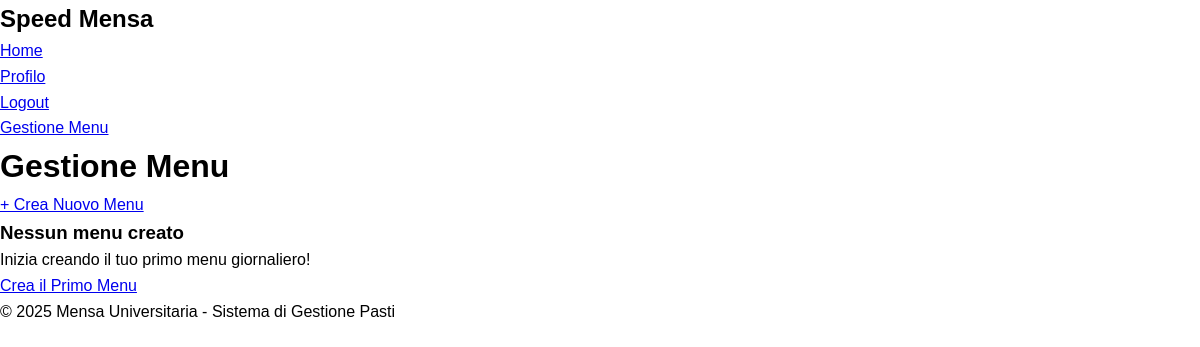
/gestore/menu (signed in), run on an earlier commit of the app's database.
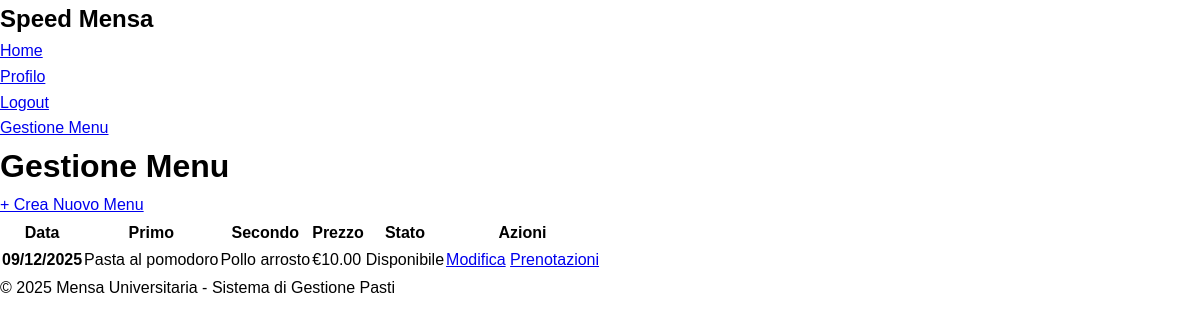
And on a later commit of the database.
### app/models.py (models this page shows, shortened)
class MenuGiornaliero(db.Model):
    id: so.Mapped[int] = so.mapped_column(primary_key=True)
    data: so.Mapped[date] = so.mapped_column(sa.Date, index=True, unique=True)
    primo: so.Mapped[str] = so.mapped_column(sa.String(200))
    secondo: so.Mapped[str] = so.mapped_column(sa.String(200))
    contorno: so.Mapped[str] = so.mapped_column(sa.String(200))
    frutta: so.Mapped[Optional[str]] = so.mapped_column(sa.String(200))
    dolce: so.Mapped[Optional[str]] = so.mapped_column(sa.String(200))
    prezzo: so.Mapped[float] = so.mapped_column(default=5.0)
    disponibile: so.Mapped[bool] = so.mapped_column(default=True)
    gestore_id: so.Mapped[int] = so.mapped_column(sa.ForeignKey(User.id), index=True)
    created_at: so.Mapped[datetime] = so.mapped_column(default=lambda: datetime.now(timezone.utc))
    gestore: so.Mapped[User] = so.relationship(back_populates='menu_creati')
    prenotazioni: so.WriteOnlyMapped['Prenotazione'] = so.relationship(back_populates='menu')

### app/routes.py (the view)
@app.route('/gestore/menu')
@login_required
@gestore_required
def gestore_menu():
    menu_query = sa.select(MenuGiornaliero).where(
        MenuGiornaliero.gestore_id == current_user.id
    ).order_by(MenuGiornaliero.data.desc())
    menu_list = db.session.scalars(menu_query).all()
    return render_template('gestore/menu_list.html', title='I Miei Menu', menu_list=menu_list)

### app/models.py (called while the page is built)
@login.user_loader
def load_user(id):
    return db.session.get(User, int(id))

### app/routes.py (called while the page is built)
def gestore_required(f):
    @wraps(f)
    def decorated_function(*args, **kwargs):
        if not current_user.is_authenticated or not current_user.is_gestore:
            flash('Devi essere un gestore per accedere a questa pagina.')
            return redirect(url_for('index'))
        return f(*args, **kwargs)
    return decorated_function

### app/templates/gestore/menu_list.html
{% extends "base.html" %} {% block content %}
<div class="header-section">
  <h1>Gestione Menu</h1>
  <a href="{{ url_for('crea_menu') }}" class="btn btn-success"
    >+ Crea Nuovo Menu</a
  >
</div>
{% if menu_list %}
<div class="menu-table">
  <table>
    <thead>
      <tr>
        <th>Data</th>
        <th>Primo</th>
        <th>Secondo</th>
        <th>Prezzo</th>
        <th>Stato</th>
        <th>Azioni</th>
      </tr>
    </thead>
    <tbody>
      {% for menu in menu_list %}
      <tr>
        <td><strong>{{ menu.data.strftime('%d/%m/%Y') }}</strong></td>
        <td>{{ menu.primo }}</td>
        <td>{{ menu.secondo }}</td>
        <td>€{{ "%.2f"|format(menu.prezzo) }}</td>
        <td>
          {% if menu.disponibile %}
          <span class="status-badge status-disponibile">Disponibile</span>
          {% else %}
          <span class="status-badge status-non-disponibile"
            >Non Disponibile</span
          >
          {% endif %}
        </td>
        <td>
          <div class="action-buttons">
            <a
              href="{{ url_for('modifica_menu', menu_id=menu.id) }}"
              class="btn btn-small"
              >Modifica</a
            >
            <a
              href="{{ url_for('visualizza_prenotazioni_menu', menu_id=menu.id) }}"
              class="btn btn-small"
              >Prenotazioni</a
            >
          </div>
        </td>
      </tr>
      {% endfor %}
    </tbody>
  </table>
</div>
{% else %}
<div class="no-menu">
  <h3>Nessun menu creato</h3>
  <p>Inizia creando il tuo primo menu giornaliero!</p>
  <a
    href="{{ url_for('crea_menu') }}"
    class="btn btn-success"
    style="margin-top: 1rem"
    >Crea il Primo Menu</a
  >
</div>
{% endif %} {% endblock %}

What changed in the data, as far as the page shows it:
added MenuGiornaliero: data "09/12/2025", primo "Pasta al pomodoro", secondo "Pollo arrosto", prezzo "10.00", disponibile "Disponibile"
Also different on the page:
text no longer shown: "Nessun menu creato Inizia creando il tuo primo menu giornaliero! Crea il Primo Menu"
text now shown: "Data Primo Secondo Prezzo Stato Azioni"
